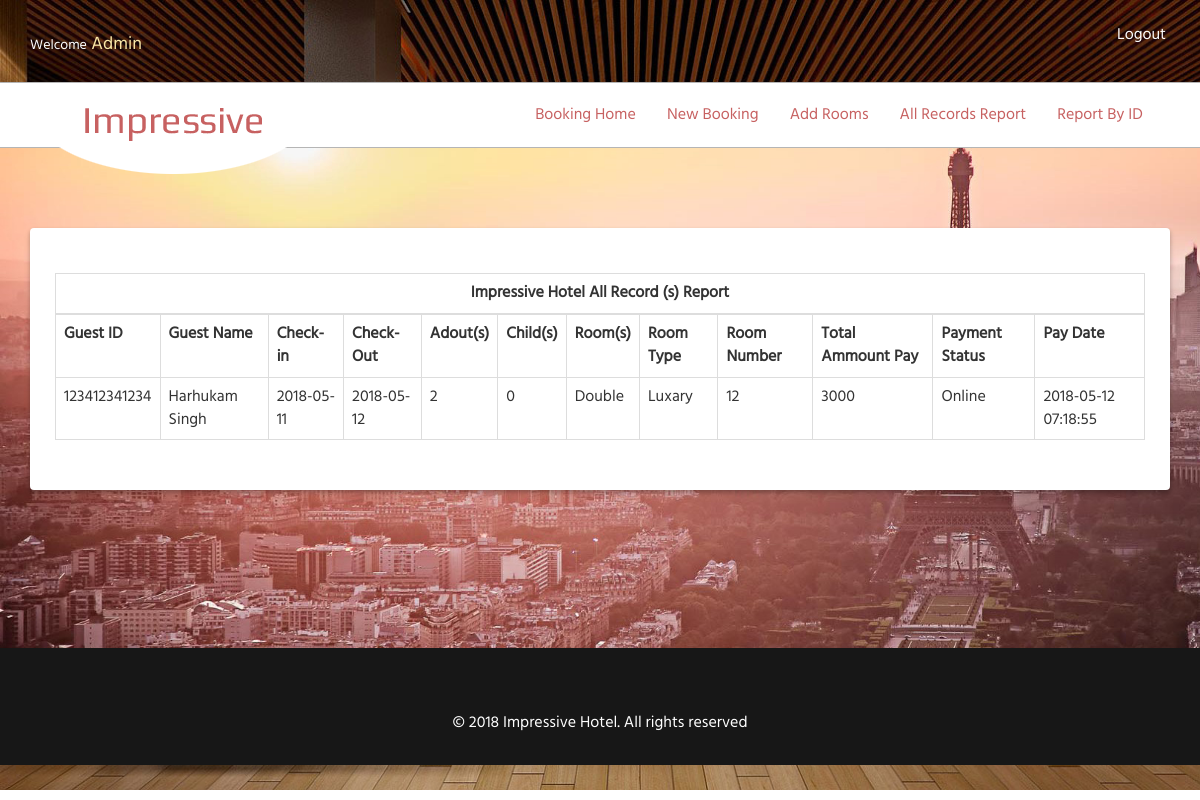
The app's page /reportall.php (signed in) with its own data.
### tables this page shows
CREATE TABLE `payment` (
  `id` int(11) NOT NULL,
  `userid` text NOT NULL,
  `roomusernamepay` text NOT NULL,
  `roomuseremailpay` text NOT NULL,
  `checkinpay` text NOT NULL,
  `checkoutpay` text NOT NULL,
  `adultpay` text NOT NULL,
  `childpay` text NOT NULL,
  `roompay` text NOT NULL,
  `roomtypepay` text NOT NULL,
  `roomnumberpay` text NOT NULL,
  `roompricepay` text NOT NULL,
  `roomtotalpay` text NOT NULL,
  `roomstatuspay` text NOT NULL,
  `payment_date` timestamp NOT NULL DEFAULT CURRENT_TIMESTAMP ON UPDATE CURRENT_TIMESTAMP,
  `card` text NOT NULL,
  `cardnumber` text NOT NULL,
  `bankname` text NOT NULL
);

### reportall.php (the view, shortened to what this page needs)
<?php
require_once 'db_config.php';
?>
<?php require_once"include/admin-header.php";?>
<div style="padding-top:30px;"></div>
<div class="container">
<div class="row">
<div class="col-sm-12">
<div class="card5">
<table class="table table-bordered">
<thead style="text-align:center">
<tr >
<th colspan="12" style="text-align:center">Impressive Hotel All Record (s) Report</th>
</tr>
</thead>
<tbody>
<tr>
<th>Guest ID</th>
<th>Guest Name</th>
<th>Check-in</th>
<th>Check-Out</th>
<th>Adout(s)</th>
<th>Child(s)</th>
<th>Room(s)</th>
<th>Room Type</th>
<th>Room Number</th>
<th>Total Ammount Pay</th>
<th>Payment Status</th>
<th>Pay Date</th>
</tr>
<tr>
<?php
$stmt = $DB_con->prepare('SELECT * FROM payment  ORDER BY id DESC LIMIT 10 ');
$stmt->execute();
if($stmt->rowCount() > 0)
{
while($res=$stmt->fetch(PDO::FETCH_ASSOC))
{
extract($res);
?>
<td><?php echo $userid;?></td>
<td><?php echo $roomusernamepay;?></td>
<td><?php echo $checkinpay;?></td>
<td><?php echo $checkoutpay;?></td>
<td><?php echo $adultpay;?></td>
<td><?php echo $childpay;?></td>
<td><?php echo $roompay;?></td>
<td><?php echo $roomtypepay;?></td>
<td><?php echo $roomnumberpay;?></td>
<td><?php echo $roomtotalpay;?></td>
<td><?php echo $roomstatuspay;?></td>
<td><?php echo $payment_date;?></td>
</tr>
<?php
}
}
else
{
?>
<div class="well">
No record found
</div>
<?php
}
?>
</tbody>
</table>
</div>
</div>
</div>
</div>
<?php require_once"include/admin-footer.php";?>

### include/admin-header.php (shortened to what this page needs)
<!DOCTYPE html>
<html xmlns="http://www.w3.org/1999/xhtml">
<head >
<link href="css/bootstrap.css" rel="stylesheet" type="text/css" media="all">
<link href="css/style.css" rel="stylesheet" type="text/css" media="all"/>
</head>
<body>
<div class="banner  bann-mask">
<div class="container">
<div class="phone-icons">
<div class="phone-num"><p style="color: #F9E7A7; font-size: 18px;"> <small style="font-size: 14px;color: #fff !important;">Welcome</small> <?php echo $_SESSION['login_user']; ?></p></div>
<div class="social-icons">
<ul>
<li > <a style="color: #fff;" href="logout.php">Logout</a> </li>
</ul>
</div>
<div class="clearfix"> </div>
</div>
</div>
<div class="header">
<div class="container">
<div class="header-main">
<div class="logo">
<a href="#"><img src="images/logo1.png" alt=""></a>
</div>
<div class="top-nav">
<ul class="res">
<li><a href="booking-home.php">Booking Home</a></li>
<li><a href="roombooking.php">New Booking</a></li>
<li><a href="addrooms.php">Add Rooms</a></li>
<li><a href="reportall.php">All Records Report</a></li>
<li><a href="reportbyid.php">Report By ID</a></li>
</ul>
</div>
<div class="clearfix"> </div>
</div>
</div>
</div>
<div style="background:#eee;padding-top:50px; padding-bottom:100px; min-height:500px; background-image:url('images/back100.jpg');background-repeat: no-repeat;
background-attachment: fixed;
background-size: cover;">

### include/admin-footer.php (shortened to what this page needs)
</div>
<div style="background-color:#171717; width:100%; height:auto; padding-bottom:30px; margin-bottom:0px;">
<div class="container">
<div class="footer-main">
<div class="copy-right">
<p>© 2018 Impressive Hotel. All rights reserved</p>
</div>
</div>
</div>
</div>
</body>
</html>

### css/style.css (style rules this page uses)
ul, ol { margin: 0; }
p { margin: 0; }
html, body { font-family: 'Hind-Regular'; font-size: 100%; background:#fff; }
a { text-decoration: none; }
.banner { background: url(../images/kitchen.jpg)no-repeat; min-height: 790px; background-size: cover; padding: 0em 0em 0em 0em; }
.logo { float: left; position: absolute; top: 0%; }
.top-nav { float: right; }
.phone-icons { padding: 1.5em 0em 1.5em 0em; }
.phone-num { float: left; margin: 0.5em 0em 0em 0em; }
.social-icons { float: right; }
.phone-num p { color: #fff; font-size: 1em; }
.social-icons ul { list-style: none; padding: 0em; }
.social-icons ul li { display: inline-block; margin: 0px 4px 0px 0px; }
.top-nav ul { padding: 0em 0em 0em 0em; list-style: none; }
.top-nav ul li { display: inline-block; margin: 0em 1.7em 0em 0em; }
.top-nav ul li a { font-size: 1em; color: #c76161; }
.header { padding: 1.3em 0em 1.3em 0em; background: #fff; position: relative; border-top: 1px solid rgba(0, 0, 0, 0.29); border-bottom: 1px solid rgba(0, 0, 0, 0.29); }
.copy-right { text-align: center; padding: 4em 0em 0em 0em; }
.copy-right p { font-size: 1em; color: #fff; }
.table > thead > tr > th, .table > tbody > tr > th, .table > tfoot > tr > th, .table > thead > tr > td, .table > tbody > tr > td, .table > tfoot > tr > td { padding: 8px; line-height: 1.42857143; vertical-align: top; border-top: none; }
.card5 { padding:45px 25px 30px 25px; width:100%; height:auto; box-shadow: 0 2px 4px 0 rgba(0, 0, 0, 0.2), 0 4px 6px 0 rgba(0, 0, 0, 0.12); background-color: #fff; border-radius:4px; }

### records on screen
payment: userid "123412341234", roomusernamepay "Harhukam Singh", checkinpay "2018-05-11", checkoutpay "2018-05-12", adultpay "2", childpay "0", roompay "Double", roomtypepay "Luxary", roomnumberpay "12", roomtotalpay "3000", roomstatuspay "Online", payment_date "2018-05-12 07:18:55"

### other values on screen
$_SESSION['login_user'] "Admin"
